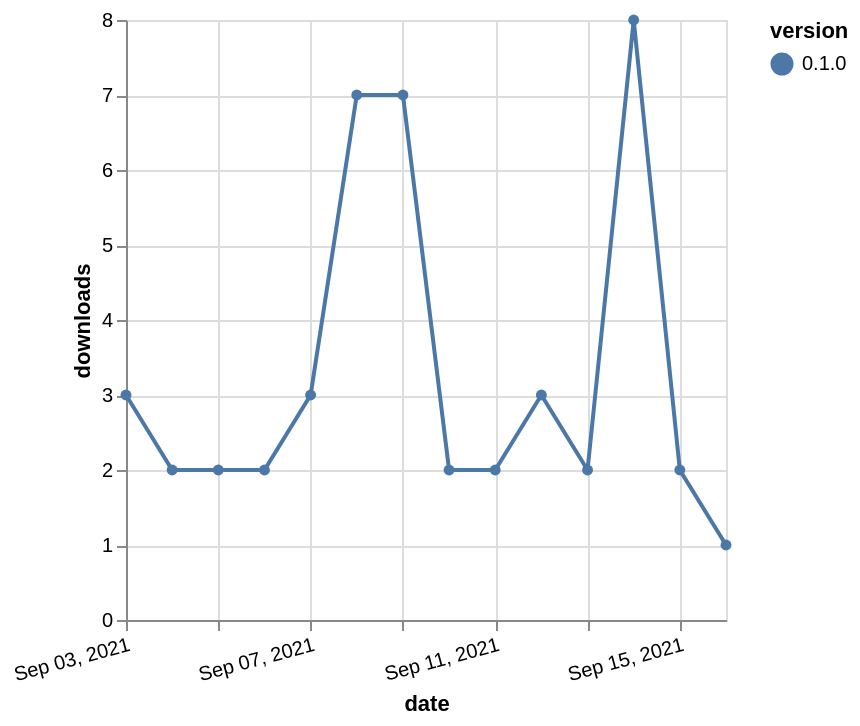

Vega-Lite specification stored for this chart:
### Vega-Lite specification from a JSON file in a GitHub repository (floating-point values rounded to 4 significant figures)
{"$schema": "https://vega.github.io/schema/vega-lite/v5.json", "description": "A simple bar chart with embedded data.", "data": {"values": [{"date": "2021-09-03", "total": 2527, "delta": 3, "version": "0.1.0"}, {"date": "2021-09-04", "total": 2529, "delta": 2, "version": "0.1.0"}, {"date": "2021-09-05", "total": 2531, "delta": 2, "version": "0.1.0"}, {"date": "2021-09-06", "total": 2533, "delta": 2, "version": "0.1.0"}, {"date": "2021-09-07", "total": 2536, "delta": 3, "version": "0.1.0"}, {"date": "2021-09-08", "total": 2543, "delta": 7, "version": "0.1.0"}, {"date": "2021-09-09", "total": 2550, "delta": 7, "version": "0.1.0"}, {"date": "2021-09-10", "total": 2552, "delta": 2, "version": "0.1.0"}, {"date": "2021-09-11", "total": 2554, "delta": 2, "version": "0.1.0"}, {"date": "2021-09-12", "total": 2557, "delta": 3, "version": "0.1.0"}, {"date": "2021-09-13", "total": 2559, "delta": 2, "version": "0.1.0"}, {"date": "2021-09-14", "total": 2567, "delta": 8, "version": "0.1.0"}, {"date": "2021-09-15", "total": 2569, "delta": 2, "version": "0.1.0"}, {"date": "2021-09-16", "total": 2570, "delta": 1, "version": "0.1.0"}]}, "width": "container", "mark": {"type": "line", "point": {"filled": true}}, "encoding": {"x": {"field": "date", "type": "temporal", "timeUnit": "yearmonthdate", "title": "date", "axis": {"labelAngle": -15}}, "y": {"field": "delta", "type": "quantitative", "title": "downloads"}, "color": {"field": "version", "type": "nominal"}, "tooltip": {"field": "delta"}}}
